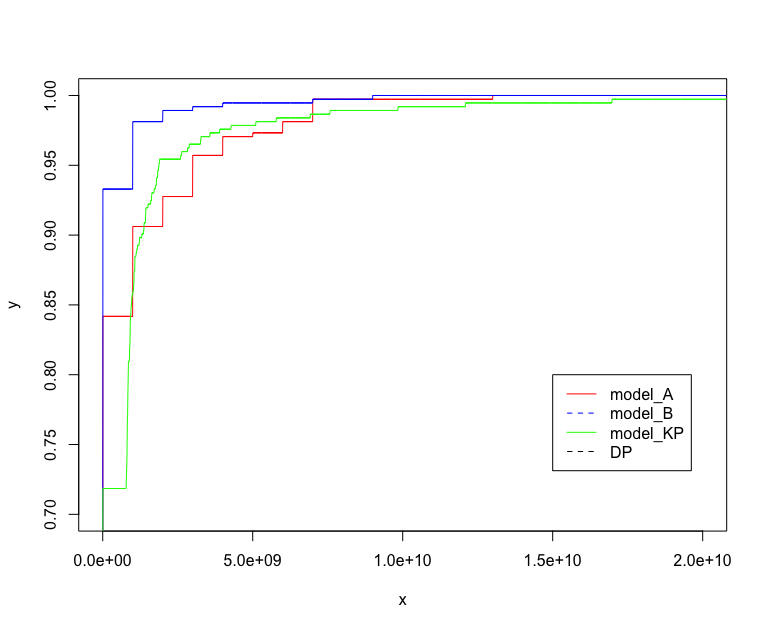

Write the R code that produced this figure.
setwd("~/Documents/r")
MODELS=c("model_A", "model_B", "model_KP", "DP")
COLUMNS = c("instance", "n_jobs", "n_occurrences", "model", "status", "obj", "time")
EPS = 0.00000000001

cplex_results = read.csv("./results.csv", sep=";", header=FALSE, col.names=COLUMNS)
dp_results = read.csv("./results_dp.csv", sep=";", header=FALSE, col.names=COLUMNS)
results = rbind(cplex_results, dp_results)

# compute min costs
min_costs = as.data.frame(aggregate(results$time~results$instance, FUN = min))
row.names(min_costs) = min_costs[,1]
colnames(min_costs) = c("instance", "min_cost")
for (model in MODELS) {
  model_results = results[results$model == model, c("instance", "time")]
  colnames(model_results) = c("instance", model)
  min_costs = merge(min_costs, model_results, by.x = "instance", by.y = "instance")
}
rownames(min_costs) = min_costs$instance
min_costs = min_costs[,-1]

r_sp = min_costs / (min_costs$min_cost + EPS)
r_sp = r_sp[,-1]

NB_INSTANCES = nrow(r_sp)
max_r_sp = max(r_sp);
min_r_sp = min(r_sp);

performance = function(s, t) {
  sum(r_sp[s] <= t) / NB_INSTANCES
}

dev.off()
par(mfcol=c(1, 1))
i = 0
color = c('red', 'blue', 'green', 'black')
for (model in MODELS) {
  x = seq(min_r_sp,max_r_sp,(max_r_sp - min_r_sp)/10000)
  y = sapply(x, FUN = function (t) performance(model, t))
  if (i == 0)  plot_function = plot
  else plot_function = lines
  plot_function(x, y, col = color[i], type = "l", ylim = c(.7, 1), xlim = c(0, 2e+10))
  i = i + 1;
}
legend(x = 1.5e+10, y= .8, legend = MODELS, col = color, lty = 1:2)
